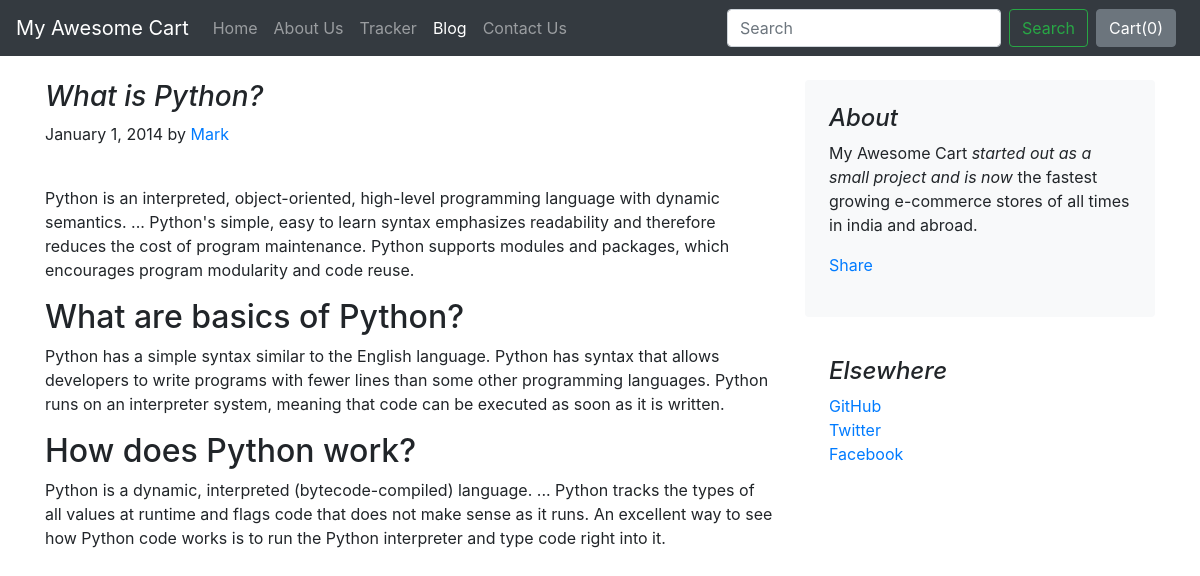
The page /blog/blogpost/1 on the database its author committed.
### blog/models.py (models this page shows)
class Blogpost(models.Model):
    post_id = models.AutoField(primary_key=True)
    title = models.CharField(max_length=50)
    head0 = models.CharField(max_length=500, default="")
    chead0 = models.CharField(max_length=5000, default="")
    head1 = models.CharField(max_length=500, default="")
    chead1 = models.CharField(max_length=5000, default="")
    head2 = models.CharField(max_length=500, default="")
    chead2 = models.CharField(max_length=5000, default="")
    pub_date = models.DateField()
    thumbnail = models.ImageField(upload_to='shop/images', default="")
    def __str__(self):
        return self.title

### blog/views.py (the view)
# urls.py: path("blogpost/<int:id>", views.blogpost, name="blogHome")
def blogpost(request, id):
    post = Blogpost.objects.filter(post_id = id)[0]
    print(post)
    return render(request, 'blog/blogpost.html',
                  {'post':post})

### blog/templates/blog/blogpost.html (shortened to what this page needs)
{% extends 'blog/basic.html' %}
{% block body %}
<div class="container">
    <div class="row mt-4">
        <div class="col-md-8 blog-main">
            <h3 class="font-italic">
                {{post.title}}
            </h3>
            <div class="blog-post">
                <p class="blog-post-meta">January 1, 2014 by <a href="#">Mark</a></p>
                <div class="fb-like" data-href="http://127.0.0.1:8000/blog/blogpost/{{post.post_id}}" data-layout="standard" data-action="like" data-size="large" data-show-faces="false" data-share="true"></div><br>
                <p>{{post.chead0}}</p>
                <h2>{{post.head1}}</h2>
                <p>{{post.chead1}}</p>
                <h2>{{post.head2}}</h2>
                <p>{{post.chead2}}</p>
            </div>
        </div>
        <aside class="col-md-4 blog-sidebar">
            <div class="p-4 mb-3 bg-light rounded">
                <h4 class="font-italic">About</h4>
                <p class="mb-0">My Awesome Cart <em>started out as a small project and is now</em> the fastest growing e-commerce stores of all times in india and abroad.</p>
                <div class="my-3 fb-share-button" data-href="http://127.0.0.1:8000/blog/blogpost/{{post.post_id}}" data-layout="button_count" data-size="large"><a target="_blank" href="https://www.facebook.com/sharer/sharer.php?u=http%3A%2F%2F127.0.0.1%3A8000%2Fblog%2Fblogpost%2F4&amp;src=sdkpreparse" class="fb-xfbml-parse-ignore">Share</a></div>
            </div>
            <div class="p-4">
                <h4 class="font-italic">Elsewhere</h4>
                <ol class="list-unstyled">
                    <li><a href="#">GitHub</a></li>
                    <li><a href="#">Twitter</a></li>
                    <li><a href="#">Facebook</a></li>
                </ol>
            </div>
        </aside>
    </div>
</div>
{% endblock %}

### rows shown on the page
Blogpost: title "What is Python?", chead0 "Python is an interpreted, object-oriented, high-level programming language with dynamic semantics. ... Python's simple, easy to learn syntax emphasizes readability and therefore reduces the cost of program maintenance. Python supports modules and packages, which encourages program modularity and code reuse.", head1 "What are basics of Python?", chead1 "Python has a simple syntax similar to the English language. Python has syntax that allows developers to write programs with fewer lines than some other programming languages. Python runs on an interpreter system, meaning that code can be executed as soon as it is written.", head2 "How does Python work?", chead2 "Python is a dynamic, interpreted (bytecode-compiled) language. ... Python tracks the types of all values at runtime and flags code that does not make sense as it runs. An excellent way to see how Python code works is to run the Python interpreter and type code right into it."
